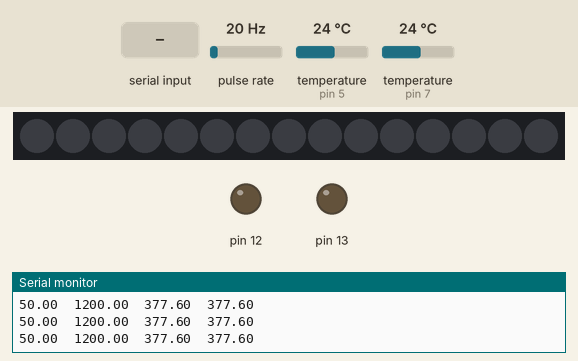
A sketch run on a simulated Arduino Uno, built with avr-gcc and run on an emulated ATmega328P. On the bench: 15 RGB LEDs in strip order, left to right, output pins drawn as LEDs (lit = HIGH), the last lines printed to the serial monitor. Wiring (inferred from the names in the program): pulse sensor: data pin 2. The inputs (shaded band) are chosen by the test bench; at power-on: pulse rate 20 Hz, temperature (sensors on pin 5, pin 7) 24 °C.

Above: at 1.2 s.
1.3 s: "r" received over Serial
At 2.0 s:
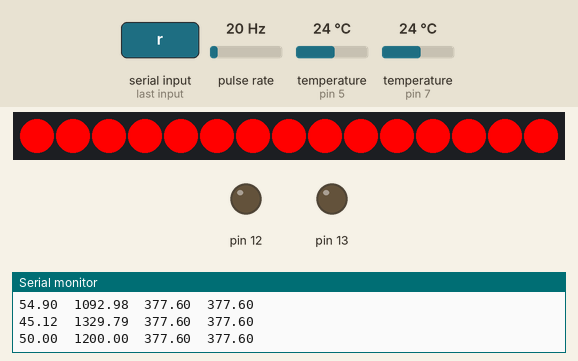
2.8 s: "g" received over Serial
At 3.3 s:
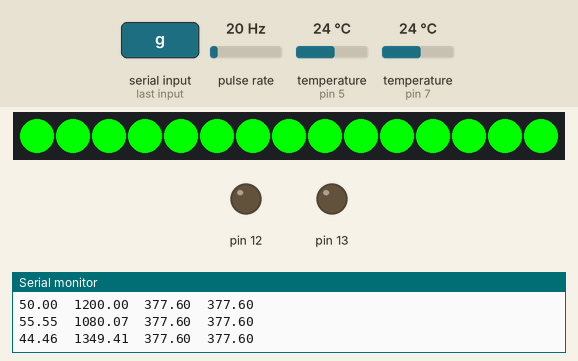
8.8 s: pulse rate (sensor on pin 2) set to 150 Hz
11.8 s: pulse rate (sensor on pin 2) set to 4 Hz
Timing chart, 0 to 14.8 s (numbered marks = the images above; inputs shaded):
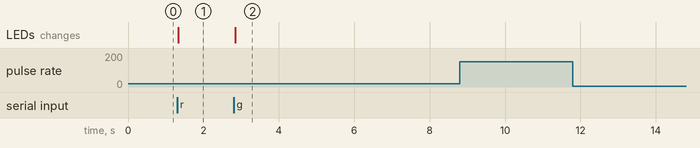

Measured:
- after the input at 1.3 s, the LEDs: change at once (image 1)
- after the input at 2.8 s, the LEDs: change at once (image 2)

The sketch:

robot_arduino.ino
```cpp
#include <Wire.h>
#include <OneWire.h>
#include <Adafruit_NeoPixel.h>

#define PIN 9
#define Sensor 2    //int0 signal for opto sensor

OneWire  m1(5);    //motor 1 temperature sensor
OneWire  m2(7);    //motor 2 temperature sensor

Adafruit_NeoPixel strip = Adafruit_NeoPixel(15, PIN, NEO_GRB + NEO_KHZ800);

int  low_c = 1;      // low counter byte
int  hgh_c = 0;      // high counter byte
unsigned int rpm_i;
float rpm_f;
// One wire stuff
byte i;
byte present = 0;
byte dev1[8];
byte dev2[8];
byte data[12];
byte addr[8];
float c1,c2;
float f1,f2;
int  conv_0,conv_1 = 0;  //One wire temperature conversion flags

char sr;      // serial reab byte
byte c;
byte d;
int  p_send;

byte t_ary[2] = {5,6};     //i2c temp data send
byte rpm_b = 3;            //i2c rpm data

void setup()
{
  int d = 0;

  pinMode(Sensor,INPUT);    //RPM sensor
  pinMode(13,OUTPUT);
  pinMode(12,OUTPUT);
  digitalWrite(12,LOW);

  Wire.begin(2);                // join i2c bus with address #4
  Wire.onReceive(receiveEvent); // receive data
  Wire.onRequest(requestEvent); // send data
  Serial.begin(9600);           // start serial for output
  Serial.println("start");
  strip.begin();                // begin the LED ring
  strip.show();

  TCCR1A = 0x0;    // set mode
  TCCR1B = 0x04;   //set mode and counter prescale to 256

   m1.reset();
   m1.reset_search();

   if ( m1.search(dev1))
   {  d++;
      Serial.println("device 1 found");
   }else
      dev1[0]=0;

   m2.reset();
   m2.reset_search();

   if ( m2.search(dev2))
   {  d++;
      Serial.println("device 2 found");
   }else
      dev2[0]=0;

    attachInterrupt(0, rpm, FALLING);
    interrupts();
}//end setup

void loop()
{
   //delay(100);
   if (Serial.available())  // check for data on serial port
   { sr = Serial.read();
     Serial.println(sr);
     if (sr == 'r')
     {  Serial.println("red");
        colorWipe(strip.Color(255, 0, 0), 1); // Red
     }
     if (sr == 'g')
     {  Serial.println("green");
        colorWipe(strip.Color(0, 255, 0), 1); // Green
     }
   }

   if(dev1[0])    //if device is present get temperature
   {
     if(conv_0 == 0)    //start conversion
     { m1.reset();
       m1.select(dev1);
       m1.write(0x44);         // start conversion, with parasite power on at the end
       conv_0 = 1;              // set conversion on progress
     }else              //check on conversion status if done read and update temperature data
     { if (m1.read())
       {  present = m1.reset();
          m1.select(dev1);
          m1.write(0xBE);         // Read Scratchpad

          for ( i = 0; i < 2; i++) {       // read 2 bytes (temperture data)
            data[i] = m1.read();
          }
          int16_t raw = (data[1] << 8) | data[0];
          raw = raw << 3;
          c1 = (float)raw/16.0;
          f1 = c1 * 1.8 + 32.0;
          t_ary[0] = byte(int(f1));
          conv_0 = 0;                // reset flag to start new conversion
         }
       }
    }

    if(dev2[0])    // if device is present get temperature
    {
      if ( conv_1 == 0)
      { m2.reset();
        m2.select(dev2);
        m2.write(0x44);         // start conversion, with parasite power on at the end
        conv_1 = 1;
      }else
      { if(m2.read())    // if data conversion done read and convert data
        {
          present = m2.reset();
          m2.select(dev2);
          m2.write(0xBE);         // Read Scratchpad

          for ( i = 0; i < 2; i++) {           // read 2 bytes
            data[i] = m2.read();
          }
          int16_t raw = (data[1] << 8) | data[0];
          raw = raw << 3;
          c2 = (float)raw/16.0;
          f2 = c2 * 1.8 + 32.0;
          t_ary[1] = byte(int(f2));
        }
      }
    }

    interrupts();
    delay(30);
    noInterrupts();

    rpm_i = (hgh_c * 256 + low_c);
    Serial.print(float(rpm_i)*0.016);
    Serial.print("  ");
    rpm_f = (1/(float(rpm_i)*0.000016))*60;
    Serial.print(rpm_f);
    Serial.print("  ");
    Serial.print(f1);
    Serial.print("  ");
    Serial.println(f2);

    rpm_b = byte(rpm_f/100);    //6456 becomes 64, value in hundreds of RPM

}

void rpm(){
// grab the coounter values on interrupt
  //noInterrupts();
  low_c = TCNT1L;
  hgh_c = TCNT1H;
  digitalWrite(13,HIGH);
  digitalWrite(13,LOW);
  TCNT1H = 0;    // reset high and low count to 0
  TCNT1L = 1;
  //interrupts();
}

void requestEvent()  // function to return data
{
  Serial.println("send");

  if (p_send == 1) // send 2 bytes (temperature data)
  {  Wire.write(t_ary,2);    // temperture data is 1 byte with resolution of 1 deg
  }
  else            // send RPM byte
  { Wire.write(rpm_b);    //byte is scaled as 100's of RPM (ie. 64 is 6400RPM)  max is 255 or 25,500RPM
  }

}

// function that executes whenever data is received from master
// this function is registered as an event, see setup()
void receiveEvent(int numBytes)  //function to receive and act on data
{
   Serial.println("receive");
   c = Wire.read();
   //Serial.println(c,HEX);         // print the integer
   d = Wire.read();
   Serial.println(d,HEX);
   switch(char(d))
   {
     case 'r':
       colorWipe(strip.Color(255, 0, 0), 1); // Red
       break;
     case 'g':
       colorWipe(strip.Color(0, 255, 0), 1); // Green
       break;
     case 't':  //if 't' send data back
       p_send = 1;  // flag to send back 2 temperature bytes
       break;
     case 's':
       p_send = 2;  //flag to send RPM
       break;
   }

}

// Fill the dots one after the other with a color
void colorWipe(uint32_t c, uint8_t wait) {
  for(uint16_t i=0; i<strip.numPixels(); i++) {
      strip.setPixelColor(i, c);
      strip.show();
      delay(wait);
  }
}
```
